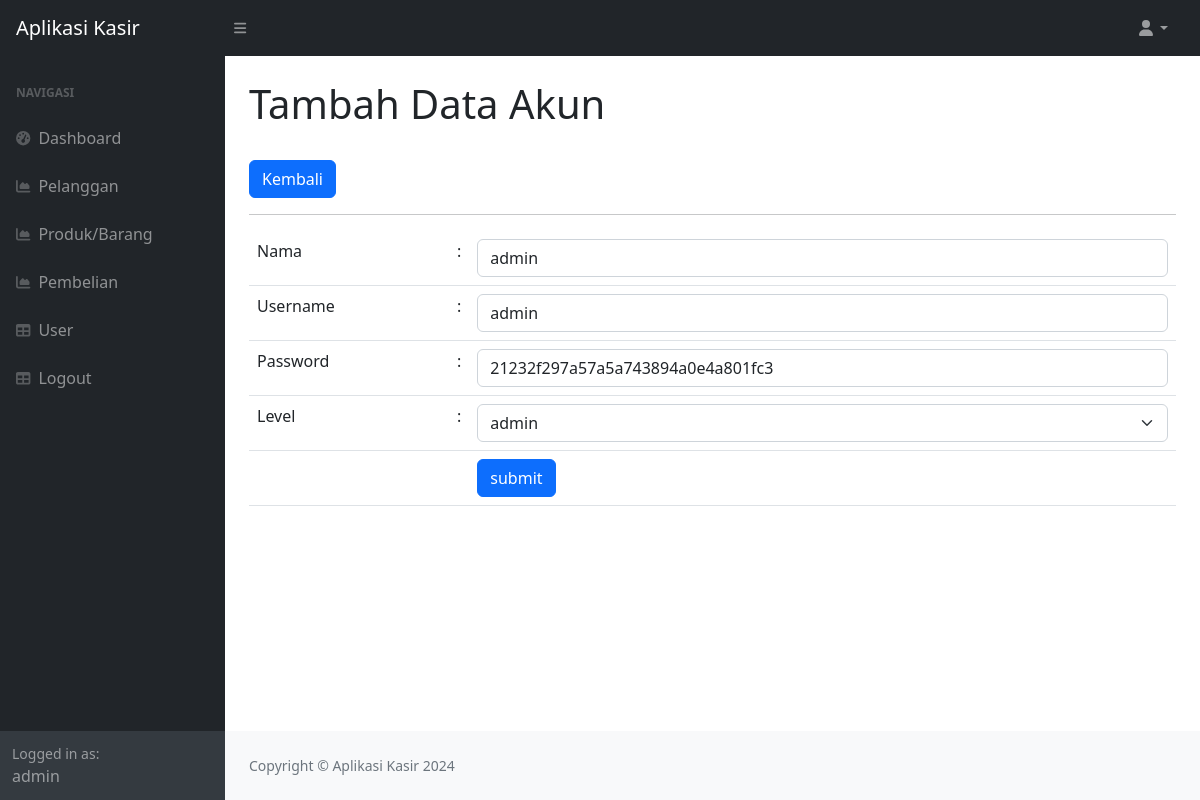
The app's page /index.php?page=user_ubah&&id=1 (signed in) with its own data.
### tables this page shows
CREATE TABLE `user` (
  `id_user` int(11) NOT NULL,
  `nama` varchar(255) DEFAULT NULL,
  `username` varchar(30) DEFAULT NULL,
  `password` varchar(35) DEFAULT NULL,
  `level` enum('admin','petugas') NOT NULL
);

### user_ubah.php (the view, shortened to what this page needs)
<?php
$id = $_GET['id'];
$query = mysqli_query($koneksi, "SELECT * FROM user WHERE id_user=$id");
$data = mysqli_fetch_array($query);
?>
<div class="container-fluid px-4">
    <h1 class="mt-4">Tambah Data Akun</h1>
    <a href="?page=user" class="btn btn-primary">Kembali</a>
    <hr>
    <form method="post">
        <table class="table table-border">
            <tr>
                <td width="200">Nama</td>
                <td width="1">:</td>
                <td><input class="form-control" value="<?php echo $data['nama']; ?>" type="text" name="nama"></td>
            </tr>
            <tr>
                <td width="200">Username</td>
                <td width="10">:</td>
                <td><input class="form-control" value="<?php echo $data['username']; ?>" type="text" name="username">
                </td>
            </tr>
            <tr>
                <td>Password</td>
                <td>:</td>
                <td><input class="form-control" value="<?php echo $data['password']; ?>" type="text" step="0"
                        name="password"></td>
            </tr>
            <tr>
                <td>Level</td>
                <td>:</td>
                <td>
                    <select class="form-control form-select" name="level">
                        <option value="admin" <?php echo ($data['level'] == 'admin') ? 'selected' : ''; ?>>admin</option>
                    </select>
                </td>
            </tr>
            <tr>
                <td></td>
                <td></td>
                <td>
                    <button type="submit" class="btn btn-primary">submit</button>
                </td>
            </tr>
        </table>
    </form>
</div>

### records on screen
user: nama "admin", username "admin", password "21232f297a57a5a743894a0e4a801fc3", level "admin"

### other values on screen
$_SESSION['user']['nama'] "admin"
